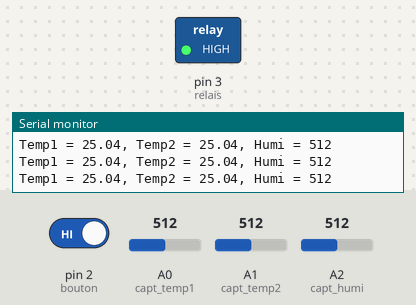
The sketch below on a simulated Arduino Uno, built with avr-gcc and run on an emulated ATmega328P. Parts: switched loads named in the sketch (green lamp = pin HIGH), the last lines printed to the serial monitor. The inputs (shaded band) are chosen by the test bench; at power-on: pin 2 (bouton) HIGH, A0 (capt_temp1) = 512, A2 (capt_humi) = 512, A1 (capt_temp2) = 512.

Above: at 1.2 s.
1.3 s: pin 2 (bouton) driven LOW
At 1.7 s:
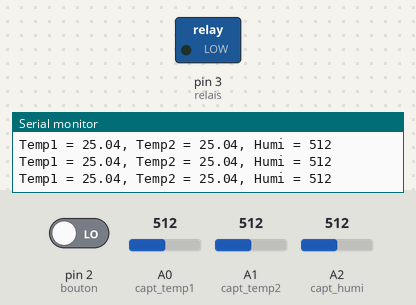
2.8 s: A0 (capt_temp1) set to 335
5.8 s: A0 (capt_temp1) set to 309
8.8 s: A2 (capt_humi) set to 106
10.3 s: A2 (capt_humi) set to 93
13.3 s: pin 2 (bouton) driven HIGH
At 14.2 s:
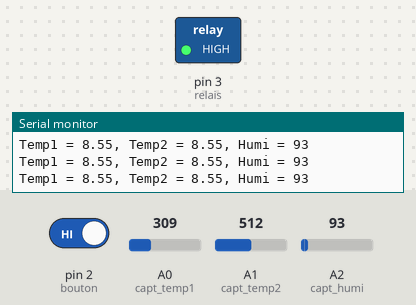
Timing chart, 0 to 16.3 s (numbered marks = the images above; inputs shaded):
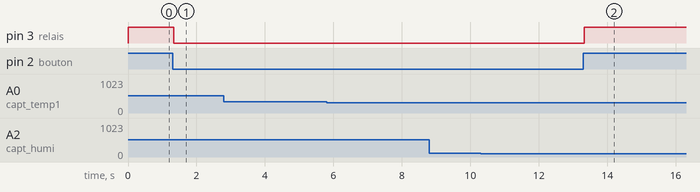

Measured:
- after the input at 1.3 s, pin 3 (relais): HIGH → LOW at once
- after the input at 13.3 s, pin 3 (relais): LOW → HIGH at once

The sketch:

Code_automatisation.ino
```cpp
// BOUTON
const int bouton = 2;
int valeur_bouton;

// POMPE
const int relais = 3;

// CAPTEURS TEMPERATURE
const int B = 4275;
const int R0 = 100000;
const int capt_temp1 = A0;
const int capt_temp2 = A1;

// CAPTEUR HUMIDITE
int capt_humi = A2;
int humi = 0;

void setup() {
  pinMode(bouton, INPUT);
  pinMode(relais, OUTPUT);
  Serial.begin(9600);
}

void loop() {
  // COMMANDE DU RELAIS VIA BOUTON
  valeur_bouton = digitalRead(bouton);
  if (valeur_bouton == 0){digitalWrite(relais, LOW);}
  else {digitalWrite(relais, HIGH);}

  // CAPTEURS TEMPERATURE
  int a = analogRead(capt_temp1);
  float R = 1023.0/a-1.0; R = R0*R;
  float temp1 = 1.0/(log(R/R0)/B+1/298.15)-273.15; // CAN pour le capt_temp1

  int a2 = analogRead(capt_temp2);
  float R2 = 1023.0/a-1.0; R2 = R0*R2;
  float temp2 = 1.0/(log(R2/R0)/B+1/298.15)-273.15; // CAN pour le capt_temp2

  // CAPTEUR HUMIDITE
  humi = analogRead(capt_humi);

  // MONITEUR SERIE
  String message = "Temp1 = " + String(temp1) + ", Temp2 = " + String(temp2) + ", Humi = " + String(humi);
  Serial.println(message);

  // AUTOMATISATION
  // Dans cette partie du code, on va utiliser les données des différents capteurs pour commander la pompe par l'intermédiaire du relais.
}
```
